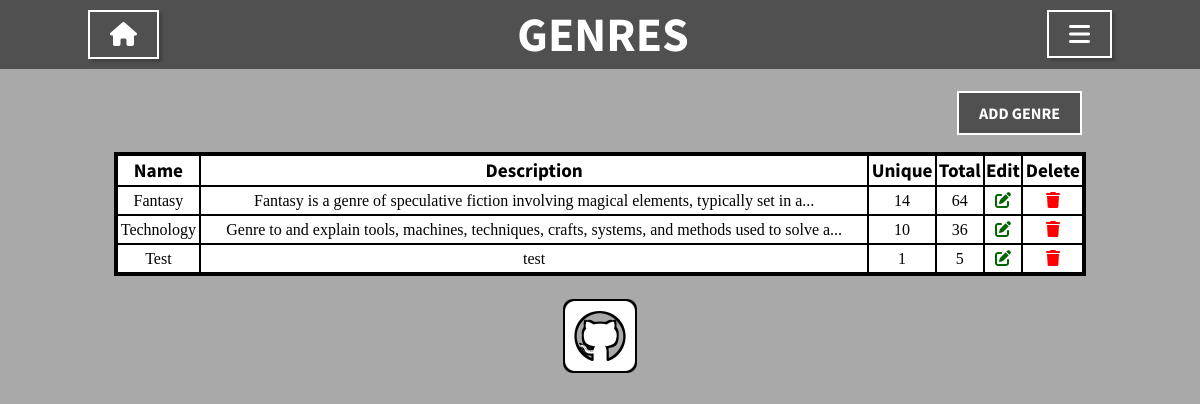
The page /genres/ on the database its author committed.
### library_app/models/genre.py (models this page shows, shortened)
class Genre(db.Model):
    id = db.Column(db.Integer, primary_key=True)
    name = db.Column(db.String(20), unique=True, nullable=False)
    description = db.Column(db.String(255), nullable=False)
    books = db.relationship('Book', cascade="all,delete",
                            backref='genre', lazy=True)
    def to_dict(self):
        return {
            'name': self.name,
            'description': self.description,
            'unique_books': len(self.books),
            'total_copies': sum([book.copies for book in self.books])
        }

### library_app/views/genres.py (the view)
@genres.route('/')
def genres_page():
    title = 'Genres'
    genres_list = genre_service.get_all_genres()
    if genres_list == 'Error':
        genres_list = None
    return render_template('genres.html', genres_list=genres_list, title=title)

### library_app/service/genre_service.py (called while the page is built)
def get_all_genres():
    genres = Genre.query.all()
    if genres:
        return [genre.to_dict() for genre in genres]
    return 'Error'

### library_app/templates/genres.html
{% extends 'base.html' %}
{% block content %}
        <div class="controls">
            <div class="form_buttons">
                <a href="{{ url_for('genres.add_genre') }}" class="button">Add Genre</a>
            </div>
        </div>
        {% if genres_list %}
            <table>
                <tr>
                    <th>Name</th>
                    <th>Description</th>
                    <th>Unique</th>
                    <th>Total</th>
                    <th>Edit</th>
                    <th>Delete</th>
                </tr>
                {% for genre in genres_list %}
                <tr>
                    <td>{{ genre.name | title }}</td>
                    <td>{{ genre.description | truncate(length=100, end='...')}}</td>
                    <td>{{ genre.unique_books }}</td>
                    <td>{{ genre.total_copies }}</td>
                    <td><a href="{{ url_for('genres.update_genre', genre_name=genre.name) }}"><i style="color: darkgreen" class="fas fa-edit"></i></a></td>
                    <td><a href="{{ url_for('genres.delete_genre', genre_name=genre.name) }}"><i style="color: red" class="fas fa-trash"></i></a></td>
                </tr>
                {% endfor %}
            </table>
        {% endif %}
{% endblock %}

### library_app/static/css/styles.css (style rules this page uses)
body { background-color: darkgrey; background-repeat: no-repeat; background-position: center top; }
a { color: white; text-decoration: none; font-family: 'Source Sans Pro', sans-serif; font-weight: 700; }
a i { color: black; }
.controls { display: flex; justify-content: flex-end; padding-bottom: 30px; }
.form_buttons { padding-top: 15px; padding-right: 30px; }
.button { background-color: #505050; padding: 10px 20px; border: 2px solid white; text-transform: uppercase; }
table { background-color: white; border-collapse: collapse; border: 4px solid black; table-layout: auto; width: 95%; margin: 0 auto; }
th { font-family: 'Source Sans Pro', sans-serif; font-weight: 700; font-size: 1.2rem; }
td { font-family: "Times New Roman", Times, serif; font-size: 1rem; }
td a { color: black; font-family: "Times New Roman", Times, serif; font-weight: 300; font-size: 1rem; }
th,td { border: 2px solid black; padding: 5px 0; }

### rows shown on the page
Genre: name "Fantasy", description "Fantasy is a genre of speculative fiction involving magical elements, typically set in a...", unique_books "14", total_copies "64"
Genre: name "Technology", description "Genre to and explain tools, machines, techniques, crafts, systems, and methods used to solve a...", unique_books "10", total_copies "36"
Genre: name "Test", description "test", unique_books "1", total_copies "5"

### other values the page prints
{{ title }} "GENRES"
